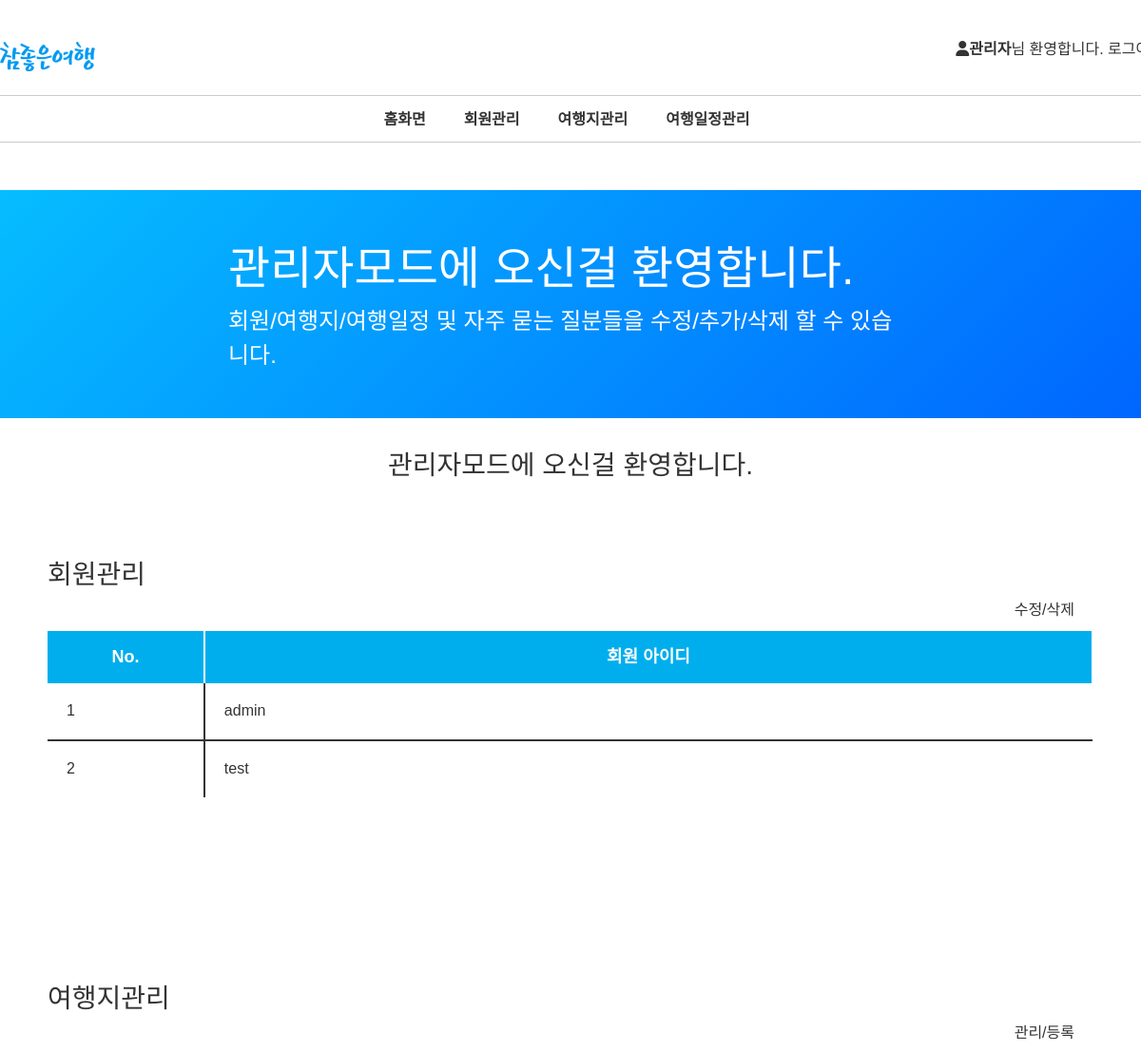
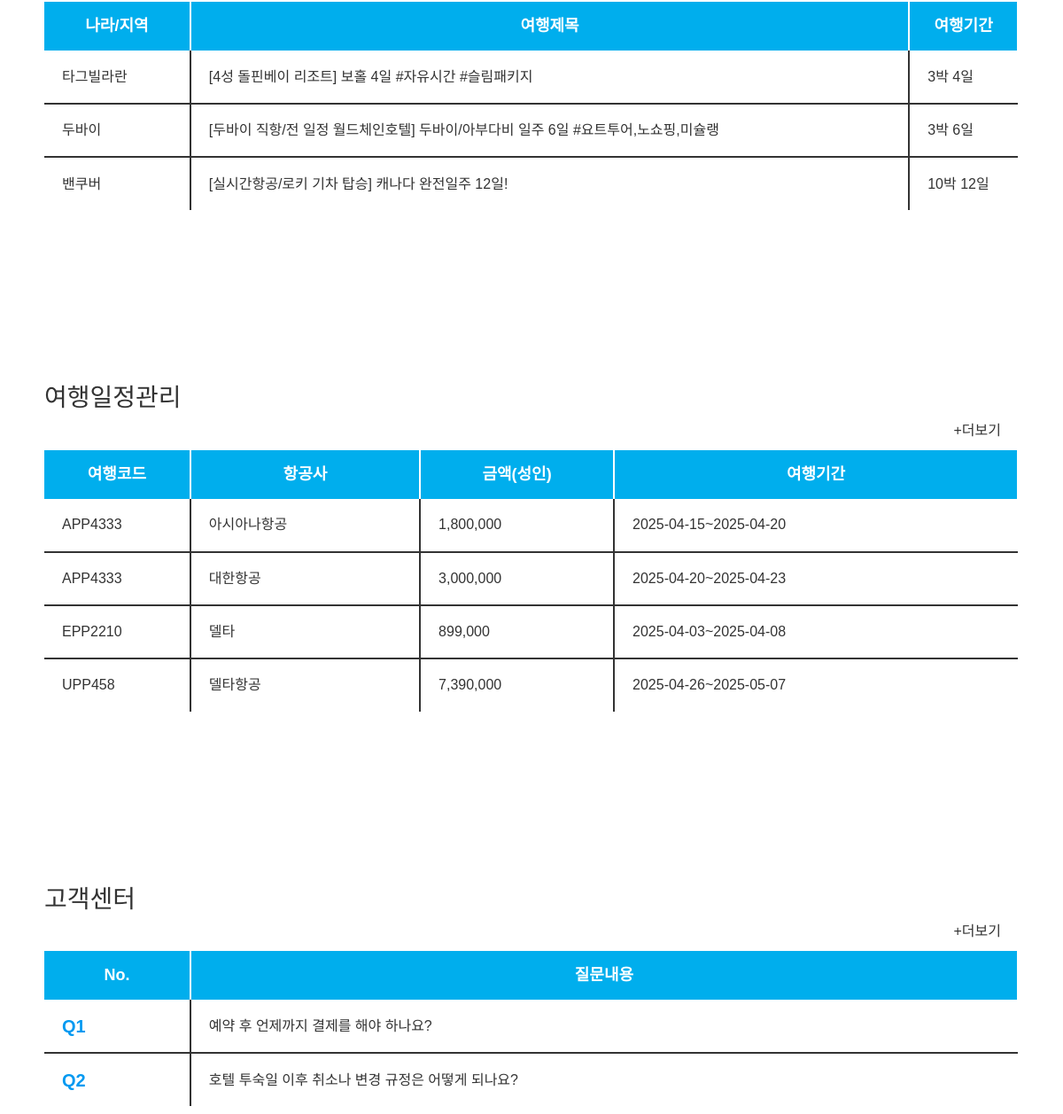
The page /admin/index_admin.php (signed in) on the database its author committed (2 pictures, top to bottom).
### tables this page shows
CREATE TABLE `project_member` (
  `m_no` int(10) NOT NULL,
  `m_id` varchar(20) NOT NULL,
  `m_name` varchar(10) NOT NULL,
  `m_birth` date NOT NULL,
  `m_phone` varchar(13) NOT NULL,
  `m_pwd` varchar(255) NOT NULL,
  `m_gender` varchar(2) DEFAULT NULL,
  `m_email` varchar(50) NOT NULL,
  `m_postnum` varchar(10) DEFAULT NULL,
  `m_address1` varchar(50) DEFAULT NULL,
  `m_address2` varchar(50) DEFAULT NULL
);

CREATE TABLE `project_product` (
  `p_code` varchar(10) NOT NULL,
  `p_title` varchar(255) NOT NULL,
  `p_stay` int(2) NOT NULL,
  `p_term` int(2) NOT NULL,
  `p_minnum` int(3) NOT NULL,
  `p_subtitle` varchar(1000) DEFAULT NULL,
  `p_plan` varchar(255) DEFAULT NULL,
  `p_in` varchar(255) DEFAULT NULL,
  `p_notin` varchar(255) DEFAULT NULL,
  `p_expense` varchar(20) DEFAULT NULL,
  `p_slide1` varchar(20) DEFAULT NULL,
  `p_slide2` varchar(20) DEFAULT NULL,
  `p_slide3` varchar(20) DEFAULT NULL,
  `p_image` varchar(20) NOT NULL,
  `p_dep` varchar(10) NOT NULL,
  `p_des` varchar(10) NOT NULL
);

CREATE TABLE `project_schedule` (
  `s_code` varchar(20) NOT NULL,
  `p_code` varchar(10) NOT NULL,
  `s_airline` varchar(10) NOT NULL,
  `s_dep_time1` datetime NOT NULL,
  `s_dep_time2` datetime NOT NULL,
  `s_dep_code` varchar(10) NOT NULL,
  `s_des_time1` datetime NOT NULL,
  `s_des_time2` datetime NOT NULL,
  `s_des_code` varchar(10) NOT NULL,
  `s_meeting` varchar(100) NOT NULL,
  `s_price_adult` int(10) NOT NULL,
  `s_price_child` int(10) NOT NULL,
  `s_price_baby` int(10) NOT NULL
);

### admin/index_admin.php (the view, shortened to what this page needs)
<?php
    include('../php/dbconn.php');
?>
<!DOCTYPE HTML>
<html lang="ko">
    <head>
        <link rel="stylesheet" href="./css/common.css" type="text/css">
        <link rel="stylesheet" href="./css/reset.css" type="text/css">
        <link rel="stylesheet" href="./css/main_admin.css" type="text/css">
        <link rel="stylesheet" href="https://cdnjs.cloudflare.com/ajax/libs/font-awesome/6.7.2/css/all.min.css">
        <link href="https://cdn.jsdelivr.net/npm/bootstrap@5.3.3/dist/css/bootstrap.min.css" rel="stylesheet" type="text/css">
    </head>
    <body>
        <?php include('header2.php')?>
        <main>
            <section class="banner">
                <article>
                    <h2>관리자모드에 오신걸 환영합니다.</h2>
                    <p>회원/여행지/여행일정 및 자주 묻는 질분들을 수정/추가/삭제 할 수 있습니다.</p>
                </article>
            </section>
            <h3>관리자모드에 오신걸 환영합니다.</h3>
            <div class="manage_table">
                <h4>회원관리</h4>
                <div><a href="user_list_admin.php" title="회원목록으로 바로가기">수정/삭제</a></div>
                <table>
                    <thead>
                        <tr>
                            <th>No.</th>
                            <th>회원 아이디</th>
                        </tr>
                    </thead>
                    <tbody>
                        <?php
                            $sql = "SELECT * FROM project_member";
                            $result = mysqli_query($conn, $sql);
                            while($row = mysqli_fetch_assoc($result)){
                                echo '<tr>';
                                echo '<td>' . $row['m_no'] . '</td>';
                                echo '<td>' . $row['m_id'] . '</td>';
                                echo '</tr>';
                            }
                        ?>
                    </tbody>
                </table>
            </div>
            <div class="manage_table">
                <h4>여행지관리</h4>
                <div><a href="product_list_admin.php" title="여행지관리 목록 바로가기">관리/등록</a></div>
                <table>
                    <thead>
                        <tr>
                            <th>나라/지역</th>
                            <th>여행제목</th>
                            <th>여행기간</th>
                        </tr>
                    </thead>
                    <tbody>
                        <?php
                            $sql = "SELECT * FROM project_product";
                            $result = mysqli_query($conn, $sql);
                            while($row = mysqli_fetch_assoc($result)){
                                echo '<tr>';
                                echo '<td>' . $row['p_des'] . '</td>';
                                echo '<td>' . $row['p_title'] . '</td>';
                                echo '<td>' . $row['p_stay'] . '박 ' . $row['p_term'] . '일</td>';
                                echo '</tr>';
                            }
                        ?>
                    </tbody>
                </table>
            </div>
            <div class="manage_table">
                <h4>여행일정관리</h4>
                <div><a href="schedule_list_admin.php" title="여행일정관리 목록 바로가기">&#x2B;더보기</a></div>
                <table>
                    <thead>
                        <tr>
                            <th>여행코드</th>
                            <th>항공사</th>
                            <th>금액(성인)</th>
                            <th>여행기간</th>
                        </tr>
                    </thead>
                    <tbody>
                        <?php
                            $sql = "SELECT * FROM project_schedule";
                            $result = mysqli_query($conn, $sql);
                            while($row = mysqli_fetch_assoc($result)){
                                echo '<tr>';
                                echo '<td>' . $row['p_code'] . '</td>';
                                echo '<td>' . $row['s_airline'] . '</td>';
                                echo '<td>' . number_format($row['s_price_adult']) . '</td>';
                                echo '<td>' . date('Y-m-d', strtotime($row['s_dep_time1'])) . '~' . date('Y-m-d', strtotime($row['s_des_time2'])) . '</td>';
                                echo '</tr>';
                            }
                        ?>
                    </tbody>
                </table>
            </div>
            <div class="manage_table qna">
                <h4>고객센터</h4>
                <div><a href="qna_admin.php" title="자주 묻는 질문 목록 바로가기">&#x2B;더보기</a></div>
                <table>
                    <thead>
                        <tr>
                            <th>No.</th>
                            <th>질문내용</th>
                        </tr>
                    </thead>
                    <tbody>
                        <tr>
                            <td>Q1</td>
                            <td>예약 후 언제까지 결제를 해야 하나요?</td>
                        </tr>
                        <tr>
                            <td>Q2</td>
                            <td>호텔 투숙일 이후 취소나 변경 규정은 어떻게 되나요?</td>
                        </tr>
                    </tbody>
                </table>
            </div>
        </main>
    </body>
</html>

### admin/css/common.css (style rules this page uses)
:root { --m_color: #0199F1; --m_color2: #0066FF; --s_color_b1: #00AEED; --s_color_b2: #3888FF; --s_color_b3: #06BDFF; --s_color_r1: #F3776B; --s_color_r2: #D80042; --s_color_g1: #F5F5F8; --s_color_g2: #8B8B8B; --s_color_w: #FFFFFF; --s_color_bk: #333333; --f_size_base: 16px; }
body { font-family: 'Noto Sans KR', sans-serif !important; font-size: var(--f_size_base) !important; color: var(--s_color_bk) !important; }
a { text-decoration: none !important; color: var(--s_color_bk) !important; }

### admin/css/main_admin.css (style rules this page uses)
.banner { width: 100%; background: linear-gradient(135deg, rgb(6, 189, 255) 0%, rgb(0, 102, 255) 100%); height: 30vh; }
.banner article { width: 60%; margin: 0 auto; padding-top: 4.5%; }
.banner article h2, .banner article p { color: var(--s_color_w); }
.banner article h2 { font-size: 48px; }
.banner article p { font-size: 24px; }
h3 { text-align: center; line-height: 100px !important; }
.manage_table { width: 1100px; margin: 0 auto; margin-bottom: 155px; }
.manage_table h4 { font-size: 28px; padding-top: 40px; }
.manage_table div { text-align: right; margin-right: 20px; margin-bottom: 10px; }
.manage_table div a { display: inline-block; }
.manage_table table { width: 1100px; }
.manage_table table thead { background-color: var(--s_color_b1); color: var(--s_color_w); text-align: center; height: 55px; font-size: 18px; }
.manage_table table th:first-child { width: 15%; }
.manage_table table td { border-right: 2px solid var(--s_color_bk); height: 60px; text-indent: 20px; border-bottom: 2px solid var(--s_color_bk); }
.manage_table table th { border-right: 2px solid #fff; }
.manage_table table td:last-child { border-right: none; }
.manage_table table tbody tr:last-child td { border-bottom: none; }
.qna tbody td:first-child { color: var(--m_color); font-weight: bold; font-size: 20px; }

### rows shown on the page
project_member: m_no "1", m "admin"
project_member: m_no "2", m "test"
project_product: p_des "타그빌라란", p_title "[4성 돌핀베이 리조트] 보홀 4일 #자유시간 #슬림패키지", p_stay "3", p_term "4"
project_product: p_des "두바이", p_title "[두바이 직항/전 일정 월드체인호텔] 두바이/아부다비 일주 6일 #요트투어,노쇼핑,미슐랭", p_stay "3", p_term "6"
project_product: p_des "밴쿠버", p_title "[실시간항공/로키 기차 탑승] 캐나다 완전일주 12일!", p_stay "10", p_term "12"
project_schedule: p_code "APP4333", s_airline "아시아나항공", s_price_adult "1,800,000", s_dep_time1 "2025-04-15", s_des_time2 "2025-04-20"
project_schedule: p_code "APP4333", s_airline "대한항공", s_price_adult "3,000,000", s_dep_time1 "2025-04-20", s_des_time2 "2025-04-23"
project_schedule: p_code "EPP2210", s_airline "델타", s_price_adult "899,000", s_dep_time1 "2025-04-03", s_des_time2 "2025-04-08"
project_schedule: p_code "UPP458", s_airline "델타항공", s_price_adult "7,390,000", s_dep_time1 "2025-04-26", s_des_time2 "2025-05-07"
